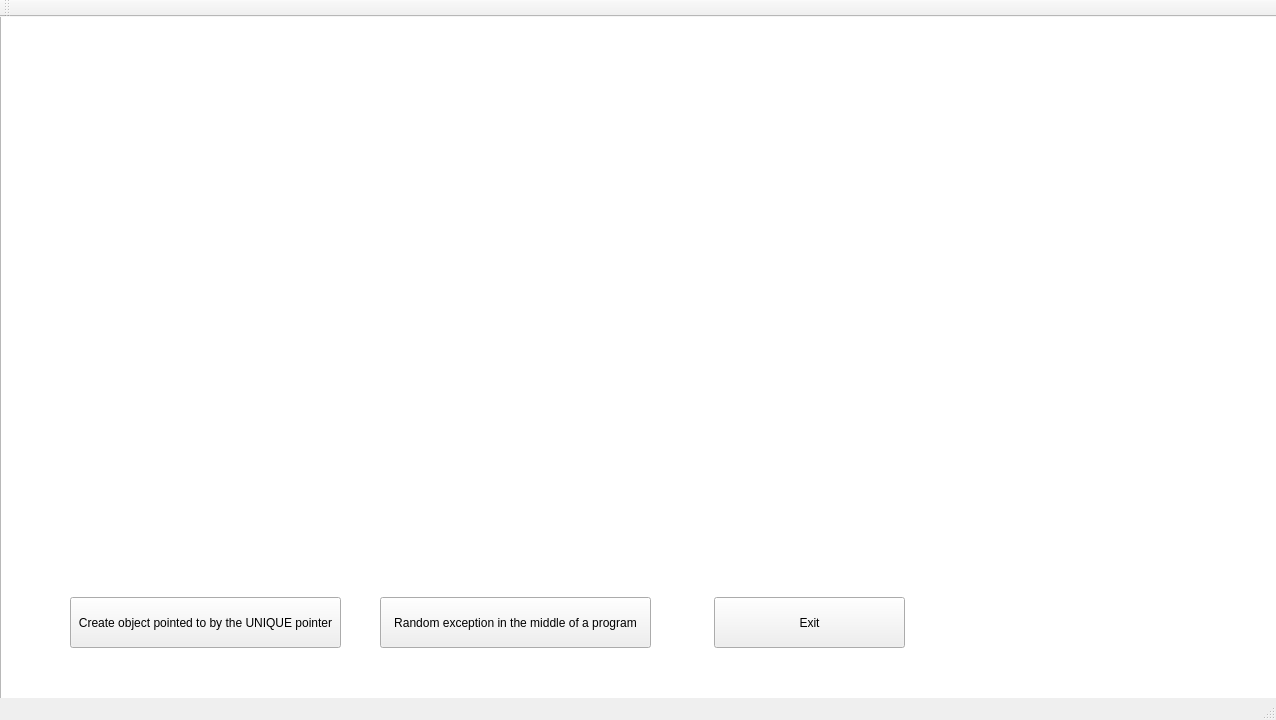
<?xml version="1.0" encoding="UTF-8"?>
<ui version="4.0">
 <class>MainWindowClass</class>
 <widget class="QMainWindow" name="MainWindowClass">
  <property name="geometry">
   <rect>
    <x>0</x>
    <y>0</y>
    <width>1276</width>
    <height>720</height>
   </rect>
  </property>
  <property name="windowTitle">
   <string>MainWindow</string>
  </property>
  <widget class="QWidget" name="centralWidget">
   <widget class="QGraphicsView" name="graphicsView">
    <property name="geometry">
     <rect>
      <x>0</x>
      <y>-10</y>
      <width>1280</width>
      <height>720</height>
     </rect>
    </property>
   </widget>
   <widget class="QPushButton" name="pushButton">
    <property name="geometry">
     <rect>
      <x>70</x>
      <y>580</y>
      <width>271</width>
      <height>51</height>
     </rect>
    </property>
    <property name="text">
     <string>Create object pointed to by the UNIQUE pointer</string>
    </property>
   </widget>
   <widget class="QPushButton" name="pushButton_2">
    <property name="geometry">
     <rect>
      <x>380</x>
      <y>580</y>
      <width>271</width>
      <height>51</height>
     </rect>
    </property>
    <property name="text">
     <string>Random exception in the middle of a program</string>
    </property>
   </widget>
   <widget class="QPushButton" name="pushButton_3">
    <property name="geometry">
     <rect>
      <x>714</x>
      <y>580</y>
      <width>191</width>
      <height>51</height>
     </rect>
    </property>
    <property name="text">
     <string>Exit</string>
    </property>
   </widget>
  </widget>
  <widget class="QMenuBar" name="menuBar">
   <property name="geometry">
    <rect>
     <x>0</x>
     <y>0</y>
     <width>1276</width>
     <height>22</height>
    </rect>
   </property>
  </widget>
  <widget class="QToolBar" name="mainToolBar">
   <attribute name="toolBarArea">
    <enum>TopToolBarArea</enum>
   </attribute>
   <attribute name="toolBarBreak">
    <bool>false</bool>
   </attribute>
  </widget>
  <widget class="QStatusBar" name="statusBar"/>
 </widget>
 <layoutdefault spacing="6" margin="11"/>
 <resources>
  <include location="MainWindow.qrc"/>
 </resources>
 <connections>
  <connection>
   <sender>pushButton_3</sender>
   <signal>clicked()</signal>
   <receiver>MainWindowClass</receiver>
   <slot>close()</slot>
   <hints>
    <hint type="sourcelabel">
     <x>787</x>
     <y>640</y>
    </hint>
    <hint type="destinationlabel">
     <x>874</x>
     <y>741</y>
    </hint>
   </hints>
  </connection>
 </connections>
</ui>
